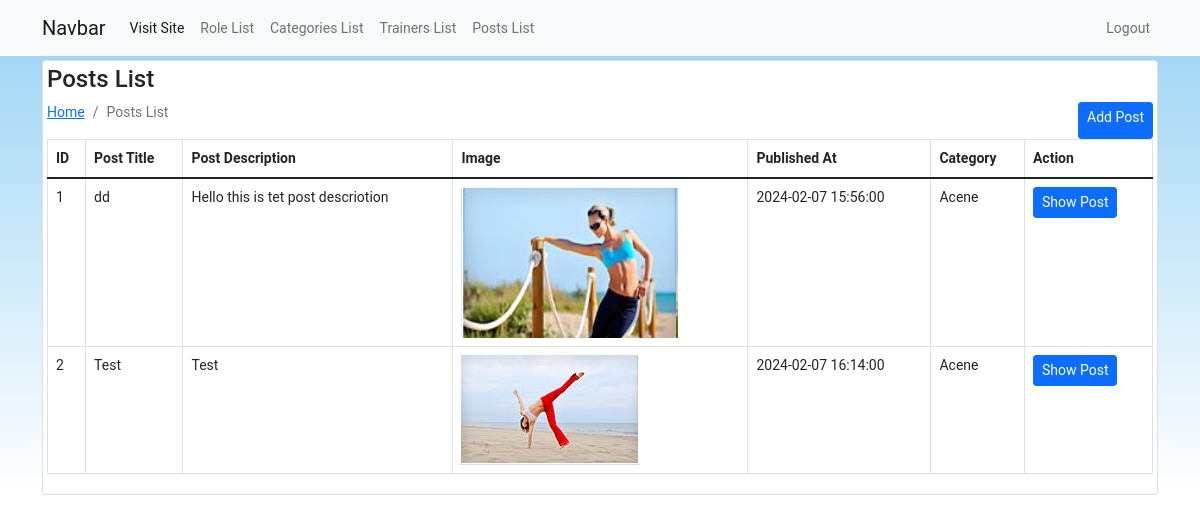
/posts-list.php (signed in), run on the app's committed database.
### tables this page shows
CREATE TABLE `posts` (
  `id` int(11) NOT NULL,
  `post_title` text NOT NULL,
  `post_description` longtext NOT NULL,
  `photo_url` varchar(255) DEFAULT NULL,
  `published_at` datetime NOT NULL,
  `category_id` int(11) NOT NULL,
  `author_id` int(11) NOT NULL
);

CREATE TABLE `categories` (
  `id` int(11) NOT NULL,
  `name` varchar(255) NOT NULL
);

### posts-list.php (the view, shortened to what this page needs)
<?php
include('back-header.php');
$sql = "SELECT posts.id,posts.post_title,posts.post_description,posts.photo_url,posts.published_at,categories.name from posts JOIN categories on posts.category_id = categories.id";
$result = $conn->query($sql);
?>
<h4>Posts List</h4>
<div class="col-md-12 d-flex justify-content-between">
    <nav aria-label="breadcrumb">
        <ol class="breadcrumb">
            <li class="breadcrumb-item"><a href="dashboard.php">Home</a></li>
            <li class="breadcrumb-item active" aria-current="page">Posts List</li>
        </ol>
    </nav>
    <a href="add-post.php" class="btn btn-sm btn-primary">Add Post</a>
</div>
<table class="table table-bordered">
    <thead>
        <tr>
            <th>ID</th>
            <th>Post Title</th>
            <th>Post Description</th>
            <th>Image</th>
            <th>Published At</th>
            <th>Category</th>
            <th>Action</th>
        </tr>
    </thead>
    <tbody>
        <?php $sl=1; while ($row = $result->fetch_assoc()) { ?>
            <tr>
                <td><?= $sl++; ?></td>
                <td><?= $row['post_title']; ?></td>
                <td><?= $row['post_description']; ?></td>
                <td><img src="<?= $row['photo_url']; ?>"></td>
                <td><?= $row['published_at']; ?></td>
                <td><?= $row['name']; ?></td>
                <td>
                    <a class="btn btn-primary btn-sm" href="show-post.php?id=<?= $row['id']; ?>">Show Post</a>
                </td>
            </tr>
        <?php } ?>
    </tbody>
</table>
<?php include('back-footer.php') ?>

### back-header.php (shortened to what this page needs)
<!DOCTYPE html>
<html lang="en">
<head>
    <link href="https://cdn.jsdelivr.net/npm/bootstrap@5.1.3/dist/css/bootstrap.min.css" rel="stylesheet">
    <link rel="stylesheet" href="https://cdn.jsdelivr.net/npm/bootstrap-icons@1.8.1/font/bootstrap-icons.css">
    <link rel="stylesheet" href="css/style.css">
</head>
<body>
<?php include('back-nav.php')?>
<div class="container mt-1">
    <div class="card p-1">
        <div class="col-md-12">

### back-nav.php (shortened to what this page needs)
<nav class="navbar navbar-expand-lg navbar-light bg-light">
    <div class="container">
        <a class="navbar-brand" href="#">Navbar</a>
    <div class="collapse navbar-collapse" id="navbarSupportedContent">
            <ul class="navbar-nav me-auto mb-2 mb-lg-0">
                <li class="nav-item">
                    <a class="nav-link active" aria-current="page" href="http://localhost/class-32/">Visit Site</a>
                </li>
                <li class="nav-item">
                    <a class="nav-link" href="role-list.php">Role List</a>
                </li>
                <li class="nav-item">
                    <a class="nav-link" href="categories-list.php">Categories List</a>
                </li>
                <li class="nav-item">
                    <a class="nav-link" href="trainers-list.php">Trainers List</a>
                </li>
                <li class="nav-item">
                    <a class="nav-link" href="posts-list.php">Posts List</a>
                </li>
            </ul>
            <ul class="nav navbar-nav ml-auto">
                <li class="nav-item">
                    <a class="nav-link" href="logout.php"><span class="fas fa-sign-in-alt"></span> Logout</a>
                </li>
            </ul>
        </div>
    </div>
</nav>

### back-footer.php
</div>
</div>
</div>
</body>
</html>

### css/style.css (style rules this page uses)
body { font-family: 'Roboto', sans-serif; background: rgb(152, 210, 244); background: linear-gradient(180deg, rgba(152, 210, 244, 1) 0%, rgba(255, 255, 255, 1) 100%) no-repeat; ; font-size: 14px; font-weight: 400; }

### data on the page
posts: post_title "dd", post_description "Hello this is tet post descriotion", photo_url (picture), published_at "2024-02-07 15:56:00", category.name "Acene"
posts: post_title "Test", post_description "Test", photo_url (picture), published_at "2024-02-07 16:14:00", category.name "Acene"
